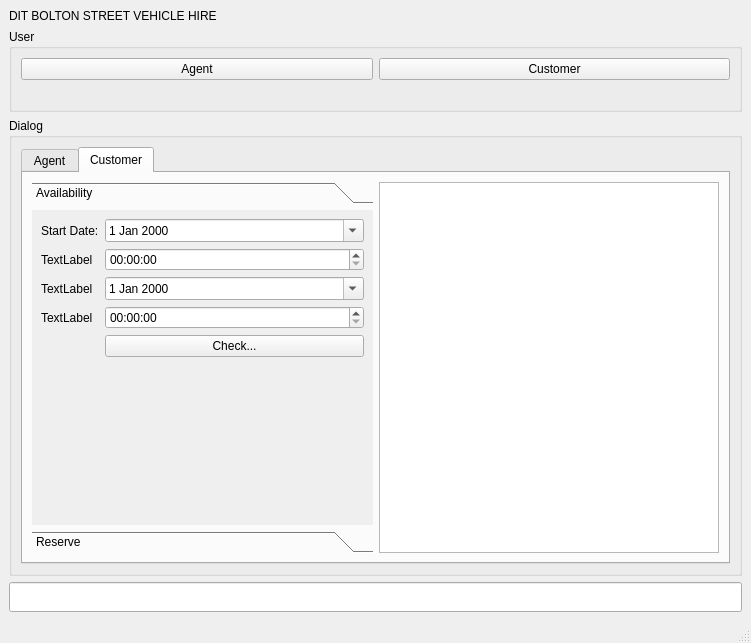
<?xml version="1.0" encoding="UTF-8"?>
<ui version="4.0">
 <class>MainWindow</class>
 <widget class="QMainWindow" name="MainWindow">
  <property name="geometry">
   <rect>
    <x>0</x>
    <y>0</y>
    <width>751</width>
    <height>643</height>
   </rect>
  </property>
  <property name="windowTitle">
   <string>MainWindow</string>
  </property>
  <widget class="QWidget" name="centralwidget">
   <layout class="QVBoxLayout" name="verticalLayout_2">
    <item>
     <widget class="QLabel" name="label_2">
      <property name="maximumSize">
       <size>
        <width>16777215</width>
        <height>50</height>
       </size>
      </property>
      <property name="styleSheet">
       <string notr="true">font: 75 20pt &quot;MS Shell Dlg 2&quot;;</string>
      </property>
      <property name="text">
       <string>DIT BOLTON STREET VEHICLE HIRE</string>
      </property>
     </widget>
    </item>
    <item>
     <layout class="QVBoxLayout" name="verticalLayout">
      <item>
       <widget class="QGroupBox" name="gb_user_management">
        <property name="title">
         <string>User</string>
        </property>
        <layout class="QVBoxLayout" name="verticalLayout_3">
         <item>
          <layout class="QHBoxLayout" name="horizontalLayout">
           <item>
            <widget class="QPushButton" name="pb_agent_select">
             <property name="text">
              <string>Agent</string>
             </property>
            </widget>
           </item>
           <item>
            <widget class="QPushButton" name="pb_customer_select">
             <property name="text">
              <string>Customer</string>
             </property>
            </widget>
           </item>
          </layout>
         </item>
         <item>
          <widget class="QLabel" name="lbl_usertype_message">
           <property name="maximumSize">
            <size>
             <width>16777215</width>
             <height>50</height>
            </size>
           </property>
           <property name="styleSheet">
            <string notr="true">border-color: rgb(0, 0, 0);</string>
           </property>
           <property name="text">
            <string/>
           </property>
          </widget>
         </item>
        </layout>
       </widget>
      </item>
      <item>
       <widget class="QGroupBox" name="gb_dialog">
        <property name="title">
         <string>Dialog</string>
        </property>
        <layout class="QHBoxLayout" name="horizontalLayout_2">
         <item>
          <widget class="QTabWidget" name="tw_dialog">
           <property name="enabled">
            <bool>true</bool>
           </property>
           <property name="toolTip">
            <string>Please Select a User Type</string>
           </property>
           <property name="currentIndex">
            <number>1</number>
           </property>
           <widget class="QWidget" name="tab_agent">
            <attribute name="title">
             <string>Agent</string>
            </attribute>
            <layout class="QVBoxLayout" name="verticalLayout_4">
             <item>
              <layout class="QHBoxLayout" name="horizontalLayout_3">
               <item>
                <widget class="QGroupBox" name="groupBox">
                 <property name="title">
                  <string>Agent Options</string>
                 </property>
                 <layout class="QVBoxLayout" name="verticalLayout_8">
                  <item>
                   <widget class="QPushButton" name="pb_agent_display">
                    <property name="text">
                     <string>Display All Vehicles</string>
                    </property>
                   </widget>
                  </item>
                  <item>
                   <widget class="QPushButton" name="pb_agent_add">
                    <property name="text">
                     <string>Add Vehicle</string>
                    </property>
                   </widget>
                  </item>
                  <item>
                   <widget class="QPushButton" name="pb_agent_delete">
                    <property name="text">
                     <string>Remove Vehicle</string>
                    </property>
                   </widget>
                  </item>
                  <item>
                   <widget class="QPushButton" name="pb_agent_search">
                    <property name="text">
                     <string>Search...</string>
                    </property>
                   </widget>
                  </item>
                  <item>
                   <widget class="QGroupBox" name="groupBox_2">
                    <property name="title">
                     <string>Parameters</string>
                    </property>
                    <layout class="QFormLayout" name="formLayout_2">
                     <item row="0" column="0">
                      <widget class="QLabel" name="label">
                       <property name="text">
                        <string>Reg Number:</string>
                       </property>
                      </widget>
                     </item>
                     <item row="0" column="1">
                      <widget class="QLineEdit" name="lineEdit"/>
                     </item>
                     <item row="1" column="0">
                      <widget class="QLabel" name="label_3">
                       <property name="text">
                        <string>Vehicle Type:</string>
                       </property>
                      </widget>
                     </item>
                     <item row="1" column="1">
                      <widget class="QComboBox" name="comboBox"/>
                     </item>
                     <item row="2" column="0">
                      <widget class="QLabel" name="label_4">
                       <property name="text">
                        <string>Colour:</string>
                       </property>
                      </widget>
                     </item>
                     <item row="2" column="1">
                      <widget class="QComboBox" name="comboBox_2"/>
                     </item>
                    </layout>
                   </widget>
                  </item>
                  <item>
                   <spacer name="verticalSpacer">
                    <property name="orientation">
                     <enum>Qt::Vertical</enum>
                    </property>
                    <property name="sizeHint" stdset="0">
                     <size>
                      <width>20</width>
                      <height>40</height>
                     </size>
                    </property>
                   </spacer>
                  </item>
                 </layout>
                </widget>
               </item>
               <item>
                <widget class="QPlainTextEdit" name="te_agent_output">
                 <property name="maximumSize">
                  <size>
                   <width>300</width>
                   <height>16777215</height>
                  </size>
                 </property>
                </widget>
               </item>
              </layout>
             </item>
            </layout>
           </widget>
           <widget class="QWidget" name="tab_customer">
            <attribute name="title">
             <string>Customer</string>
            </attribute>
            <layout class="QVBoxLayout" name="verticalLayout_6">
             <item>
              <layout class="QVBoxLayout" name="verticalLayout_5">
               <item>
                <layout class="QHBoxLayout" name="horizontalLayout_4">
                 <item>
                  <widget class="QToolBox" name="toolBox">
                   <property name="currentIndex">
                    <number>0</number>
                   </property>
                   <widget class="QWidget" name="page">
                    <property name="geometry">
                     <rect>
                      <x>0</x>
                      <y>0</y>
                      <width>339</width>
                      <height>289</height>
                     </rect>
                    </property>
                    <attribute name="label">
                     <string>Availability</string>
                    </attribute>
                    <layout class="QVBoxLayout" name="verticalLayout_7">
                     <item>
                      <layout class="QFormLayout" name="formLayout">
                       <item row="0" column="0">
                        <widget class="QLabel" name="label_5">
                         <property name="text">
                          <string>Start Date:</string>
                         </property>
                        </widget>
                       </item>
                       <item row="0" column="1">
                        <widget class="QDateEdit" name="date_start">
                         <property name="calendarPopup">
                          <bool>true</bool>
                         </property>
                        </widget>
                       </item>
                       <item row="1" column="0">
                        <widget class="QLabel" name="label_6">
                         <property name="text">
                          <string>TextLabel</string>
                         </property>
                        </widget>
                       </item>
                       <item row="2" column="0">
                        <widget class="QLabel" name="label_7">
                         <property name="text">
                          <string>TextLabel</string>
                         </property>
                        </widget>
                       </item>
                       <item row="3" column="0">
                        <widget class="QLabel" name="label_8">
                         <property name="text">
                          <string>TextLabel</string>
                         </property>
                        </widget>
                       </item>
                       <item row="2" column="1">
                        <widget class="QDateEdit" name="date_end">
                         <property name="calendarPopup">
                          <bool>true</bool>
                         </property>
                        </widget>
                       </item>
                       <item row="1" column="1">
                        <widget class="QTimeEdit" name="time_start"/>
                       </item>
                       <item row="3" column="1">
                        <widget class="QTimeEdit" name="time_end"/>
                       </item>
                       <item row="4" column="1">
                        <widget class="QPushButton" name="btn_check_availability">
                         <property name="text">
                          <string>Check...</string>
                         </property>
                        </widget>
                       </item>
                      </layout>
                     </item>
                    </layout>
                   </widget>
                   <widget class="QWidget" name="page_2">
                    <property name="geometry">
                     <rect>
                      <x>0</x>
                      <y>0</y>
                      <width>339</width>
                      <height>289</height>
                     </rect>
                    </property>
                    <attribute name="label">
                     <string>Reserve</string>
                    </attribute>
                   </widget>
                  </widget>
                 </item>
                 <item>
                  <widget class="QTextEdit" name="textEdit"/>
                 </item>
                </layout>
               </item>
              </layout>
             </item>
            </layout>
           </widget>
          </widget>
         </item>
        </layout>
       </widget>
      </item>
     </layout>
    </item>
    <item>
     <widget class="QLineEdit" name="le_op_message">
      <property name="minimumSize">
       <size>
        <width>0</width>
        <height>30</height>
       </size>
      </property>
     </widget>
    </item>
   </layout>
  </widget>
  <widget class="QMenuBar" name="menubar">
   <property name="geometry">
    <rect>
     <x>0</x>
     <y>0</y>
     <width>751</width>
     <height>21</height>
    </rect>
   </property>
  </widget>
  <widget class="QStatusBar" name="statusbar"/>
 </widget>
 <resources/>
 <connections/>
</ui>
